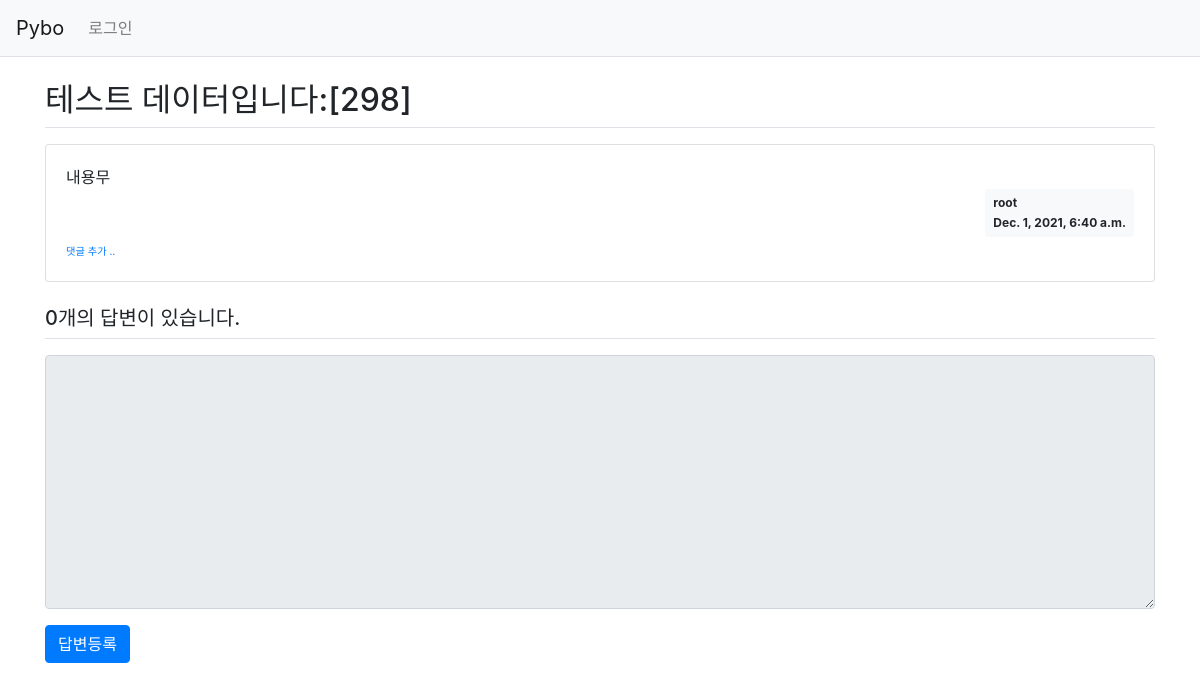
The app's page /pybo/302/, older data.
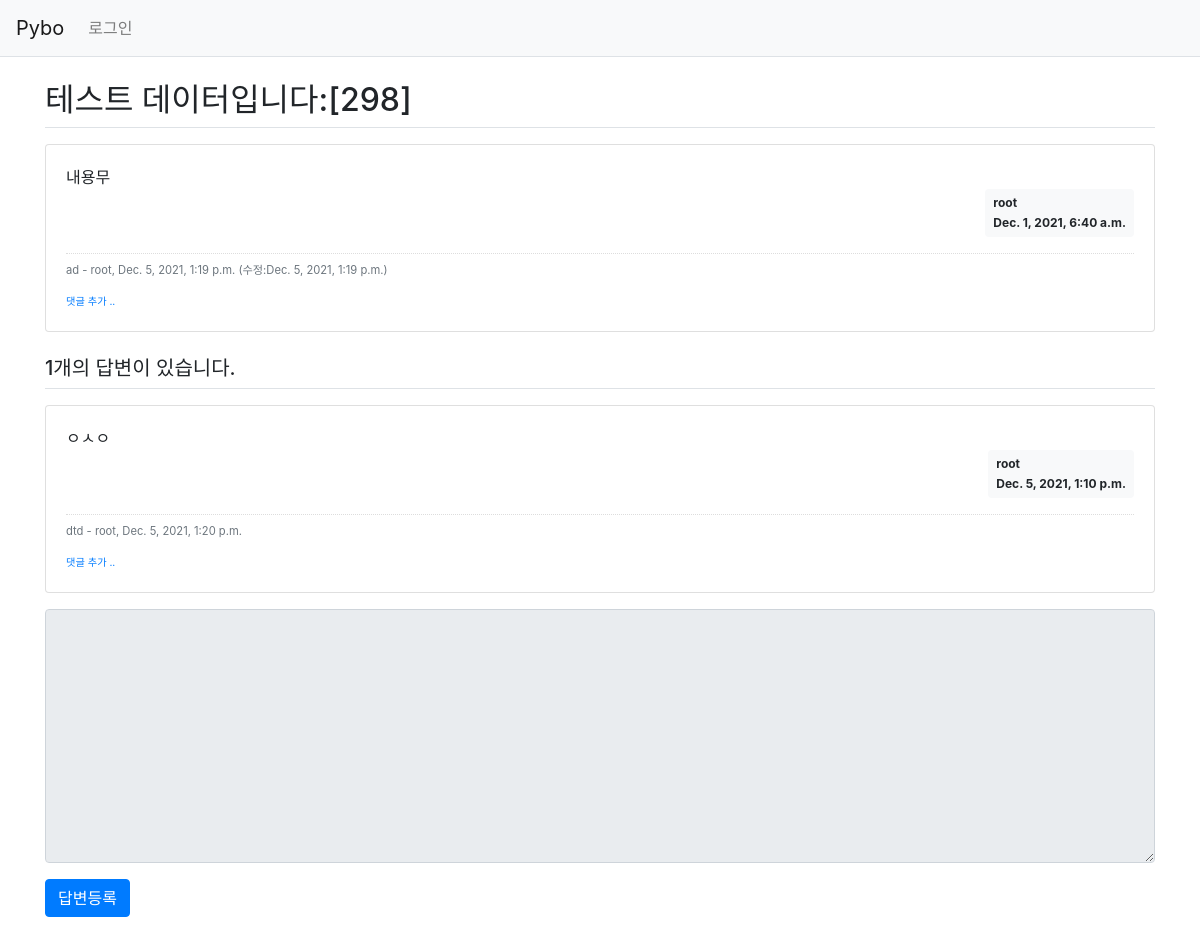
The same page, newer data.
### pybo/models.py (models this page shows, shortened)
class Question(models.Model):
    author = models.ForeignKey(User, on_delete=models.CASCADE)
    subject = models.CharField(max_length=200)
    modify_date = models.DateTimeField(null=True, blank=True)
    content = models.TextField()
    create_date = models.DateTimeField()

class Comment(models.Model):
    author = models.ForeignKey(User, on_delete=models.CASCADE)
    content = models.TextField()
    create_date = models.DateTimeField()
    modify_date = models.DateTimeField(null=True, blank=True)
    question = models.ForeignKey(Question, null=True, blank=True, on_delete=models.CASCADE)
    answer = models.ForeignKey(Answer, null=True, blank=True, on_delete=models.CASCADE)

class Answer(models.Model):
    author = models.ForeignKey(User, on_delete=models.CASCADE)
    question = models.ForeignKey(Question, on_delete=models.CASCADE)
    modify_date = models.DateTimeField(null=True, blank=True)
    content = models.TextField()
    create_date = models.DateTimeField()

### pybo/views.py (the view)
# urls.py: path('<int:question_id>/', views.detail, name='detail'),
def detail(request, question_id):
    question = get_object_or_404(Question, pk=question_id)
    context = {'question': question}
    return render(request, 'pybo/question_detail.html', context)

### pybo/templates/pybo/question_detail.html (shortened to what this page needs)
{% extends 'base.html' %}
{% block content %}
<div class="container my-3">
    <h2 class="border-bottom py-2">{{ question.subject }}</h2>
    <div class="card my-3">
        <div class="card-body">
            <div class="card-text" style="white-space: pre-line;">{{ question.content }}</div>
            <div class="d-flex justify-content-end">
                <div class="badge badge-light p-2 text-left">
                    <div class="mb-2">{{ question.author.username }}</div>
                    <div>{{ question.create_date }}</div>
                </div>
            </div>
            {% if question.comment_set.count > 0 %}
            <div class="mt-3">
            {% for comment in question.comment_set.all %}
                <div class="comment py-2 text-muted">
                    <span style="white-space: pre-line;">{{ comment.content }}</span>
                    <span>
                        - {{ comment.author }}, {{ comment.create_date }}
                        {% if comment.modify_date %}
                        (수정:{{ comment.modify_date }})
                        {% endif %}
                    </span>
                </div>
            {% endfor %}
            </div>
            {% endif %}
            <div>
                <a href="{% url 'pybo:comment_create_question' question.id  %}"
                   class="small"><small>댓글 추가 ..</small></a>
            </div>
        </div>
    </div>
    <h5 class="border-bottom my-3 py-2">{{question.answer_set.count}}개의 답변이 있습니다.</h5>
    {% for answer in question.answer_set.all %}
    <div class="card my-3">
        <div class="card-body">
            <div class="card-text" style="white-space: pre-line;">{{ answer.content }}</div>
            <div class="d-flex justify-content-end">
                <div class="badge badge-light p-2 text-left">
                    <div class="mb-2">{{ answer.author.username }}</div>
                    <div>{{ answer.create_date }}</div>
                </div>
            </div>
            {% if answer.comment_set.count > 0 %}
            <div class="mt-3">
            {% for comment in answer.comment_set.all %}
                <div class="comment py-2 text-muted">
                    <span style="white-space: pre-line;">{{ comment.content }}</span>
                    <span>
                        - {{ comment.author }}, {{ comment.create_date }}
                    </span>
                </div>
            {% endfor %}
            </div>
            {% endif %}
            <div>
                <a href="{% url 'pybo:comment_create_answer' answer.id  %}"
                   class="small"><small>댓글 추가 ..</small></a>
            </div>
        </div>
    </div>
    {% endfor %}
    <form action="{% url 'pybo:answer_create' question.id %}" method="post" class="my-3">
        <div class="form-group">
            <textarea {% if not user.is_authenticated %}disabled{% endif %}
              name="content" id="content" class="form-control" rows="10"></textarea>
        </div>
        <input type="submit" value="답변등록" class="btn btn-primary">
    </form>
</div>
{% endblock %}

### pybo/templates/base.html (shortened to what this page needs)
{% load static %}
<!doctype html>
<html lang="ko">
<head>
    <link rel="stylesheet" type="text/css" href="{% static 'bootstrap.min.css' %}">
    <link rel="stylesheet" type="text/css" href="{% static 'style.css' %}">
</head>
<body>
{% include "navbar.html" %}
{% block content %}
{% endblock %}
</body>
</html>

### pybo/templates/navbar.html (shortened to what this page needs)
<nav class="navbar navbar-expand-lg navbar-light bg-light border-bottom">
    <a class="navbar-brand" href="{% url 'pybo:index' %}">Pybo</a>
    <div class="collapse navbar-collapse flex-grow-0" id="navbarNav">
        <ul class="navbar-nav">
            <li class="nav-item ">
                {% if user.is_authenticated %}
                <a class="nav-link" href="{% url 'common:logout' %}">{{ user.username }} (로그아웃)</a>
                {% else %}
                <a class="nav-link" href="{% url 'common:login' %}">로그인</a>
                 {% endif %}
            </li>
        </ul>
    </div>
</nav>

### static/style.css (style rules this page uses)
.comment { border-top:dotted 1px #ddd; font-size:0.7em; }

Row changes from the older to the newer data that the page shows:
computed for Question "테스트 데이터입니다:[298]": answer_set.count "0" → "1"
added Comment: content "ad", author "root", create_date "Dec. 5, 2021, 1:19 p.m.", modify_date "Dec. 5, 2021, 1:19 p.m.", shown under "테스트 데이터입니다:[298]"
added Answer: content "ㅇㅅㅇ", author.username "root", create_date "Dec. 5, 2021, 1:10 p.m."
added Comment: content "dtd", author "root", create_date "Dec. 5, 2021, 1:20 p.m.", shown under "ㅇㅅㅇ"
